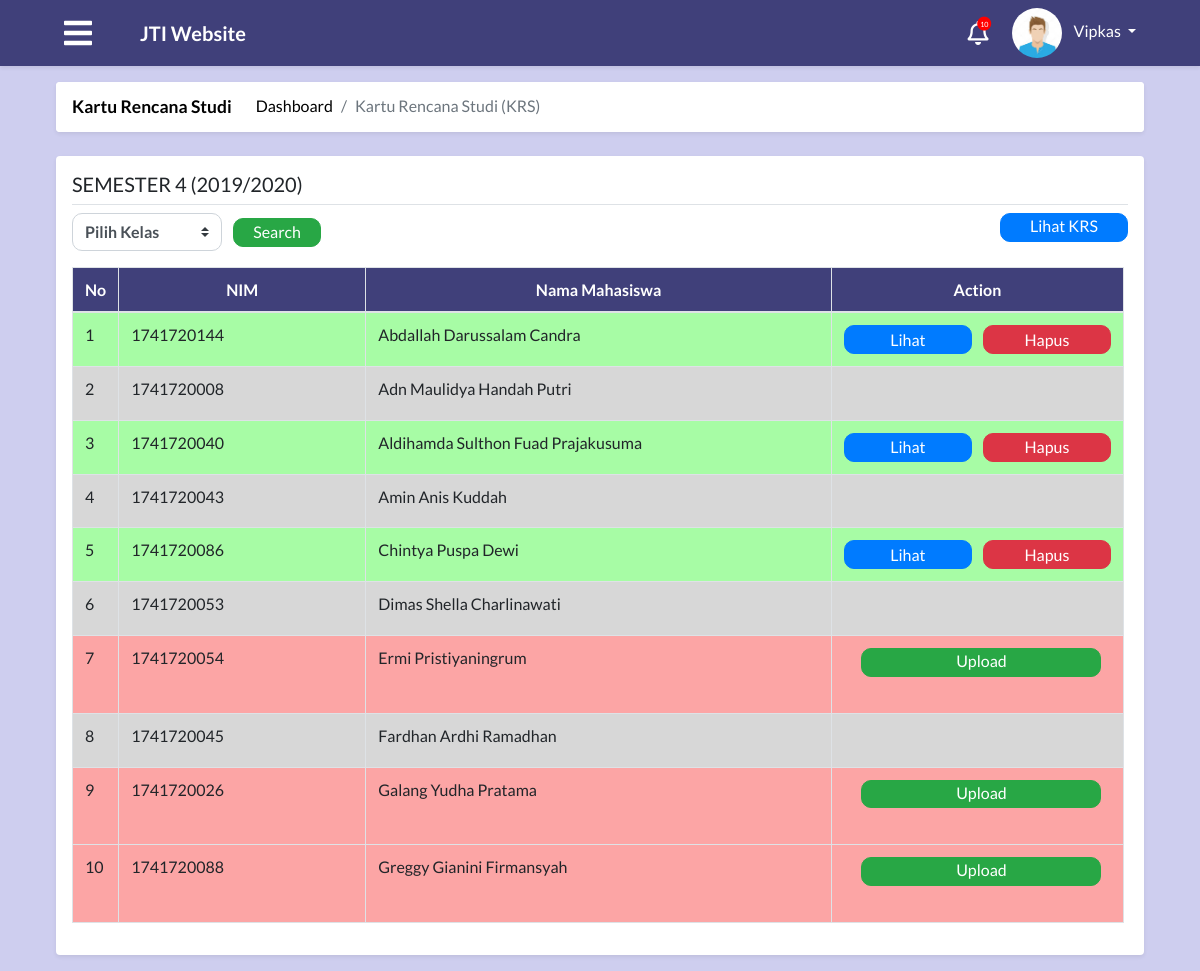
The page /module/index.php?module=krs (signed in) on the database its author committed.
### tables this page shows
CREATE TABLE `tabel_admin` (
  `id_admin` int(30) NOT NULL,
  `nama` varchar(50) NOT NULL,
  `nip` int(20) NOT NULL,
  `foto` text,
  `alamat` text,
  `tempat_lahir` varchar(50) DEFAULT NULL,
  `tangal_lahir` date DEFAULT NULL,
  `id_user` int(11) NOT NULL,
  `waktu_edit` datetime NOT NULL
);

CREATE TABLE `tabel_krs` (
  `id_krs` int(30) NOT NULL,
  `id_mahasiswa` int(30) DEFAULT NULL,
  `status_daftar_ulang` varchar(50) DEFAULT NULL,
  `gambar_krs` varchar(100) DEFAULT NULL,
  `id_semester` int(30) DEFAULT NULL,
  `status_verifikasi` varchar(50) DEFAULT NULL,
  `waktu_edit` datetime DEFAULT NULL
);

CREATE TABLE `tabel_mahasiswa` (
  `id_mahasiswa` int(30) NOT NULL,
  `id_prodi` int(30) NOT NULL,
  `id_kelas` int(30) NOT NULL,
  `id_semester` int(11) NOT NULL,
  `nim` varchar(50) NOT NULL,
  `nama` varchar(100) NOT NULL,
  `alamat` varchar(250) DEFAULT NULL,
  `jenis_kelamin` enum('laki-laki','perempuan') NOT NULL,
  `tempat_lahir` varchar(50) DEFAULT NULL,
  `tanggal_lahir` date DEFAULT NULL,
  `foto` text,
  `waktu_edit` datetime DEFAULT NULL,
  `id_user` int(11) NOT NULL,
  `waktu_tambah` timestamp NOT NULL DEFAULT CURRENT_TIMESTAMP
);

### process/proses_krsAdmin.php (called while the page is built, shortened)
<?php error_reporting(0);
function krsCari($con, $kelas)
{
    $krs = "SELECT DISTINCT tabel_krs.id_krs, tabel_mahasiswa.nim, tabel_mahasiswa.nama,
    tabel_krs.status_daftar_ulang, tabel_krs.gambar_krs, tabel_mahasiswa.id_kelas
    FROM tabel_krs INNER JOIN tabel_mahasiswa ON tabel_krs.id_mahasiswa = tabel_mahasiswa.id_mahasiswa
    AND tabel_mahasiswa.id_kelas='$kelas' WHERE tabel_krs.id_semester = '7'";
    $resultTampilKrs = mysqli_query($con, $krs);
    return $resultTampilKrs;
}
function minKelas($con){
	$minKelas = "select min(id_kelas) as minKelas from tabel_kelas";
	$resultMinKelas = mysqli_query($con, $minKelas);
	$rowMinKelas=mysqli_fetch_assoc($resultMinKelas);
	return $rowMinKelas["minKelas"];
}
                            ?><script>alert("Cek kembali ekstensi file anda (*.jpeg,*.jpg,*.png)"); </script><?php

### module/admin/krs/krsAdmin.php (the view, shortened to what this page needs)
<?php error_reporting(0);
  include "../config/connection.php";
  include "../process/proses_krsAdmin.php";
?>
<body onload="setup();">
    <main role="main" class="container-fluid">
        <div id="krsAdmin" class="row">
            <div class="col-md-12 p-0">
                <div class="m-2 bg-white shadow-sm rounded">
                    <nav aria-label="breadcrumb">
                        <ol class="breadcrumb">
                            <li class="pr-4 title"><a href="index.php?module=krs"><strong>Kartu Rencana
                                        Studi</strong></a></li>
                            <li class="breadcrumb-item"><a href="index.php?module=krs">Dashboard</a></li>
                            <li class="breadcrumb-item active" aria-current="page">Kartu Rencana Studi (KRS)</li>
                        </ol>
                    </nav>
                </div>
            </div>
            <div class="col-md-12 p-0">
            <div class="m-2 p-3 bg-white mb-3 rounded shadow-sm">
                <h5 class="border-bottom border-gray pb-2 mb-2">SEMESTER 4 (2019/2020)</h5>
                <div class="container-fluid mt-0 p-0 m-0">
                <form action="?module=krs" method="post">
                <div class="col-md-12 p-0">
                <select class="optionKelas custom-select" name="kelas" style="width:150px">
                <option value="0">Pilih Kelas</option>
                    </select>
                    <input type="submit" name="searchKrs" class="btn btn-cari btn-success ml-2" value="Search">
                    <a href="index.php?module=krsPerKelas" class="btn btn-lihat btn-primary float-right">Lihat
                    KRS</a>
                </div>
                    </form>
                        <div class="row scrollbar mr-0" id="cariKrs">
                            <div class="col-md-12 pr-1 d-flex justify-content-center">
                                <?php
                                    if(isset($_POST["searchKrs"])){
                                        $result=krsCari($con, $_POST["kelas"]);
                                    }
                                    else{
                                        $result=krsCari($con, minKelas($con));
                                    }
                                    if (mysqli_num_rows($result) > 0){
                                    ?>
                                    <table class="table tabel table-bordered">
                                    <thead class="text-white bg-blue">
                                    <tr>
                                        <th scope="col" style="text-align:center">No</th>
                                        <th scope="col" style="text-align:center; width: 300px">NIM</th>
                                        <th scope="col" style="text-align:center; width: 600px">Nama Mahasiswa</th>
                                        <th scope="col" style="text-align:center; width: 300px">Action</th>
                                    </tr>
                                    </thead>
                                    <tbody>
                                    <?php
                                        if(mysqli_num_rows($result) > 0){
                                        $index=1;
                                        while($row = mysqli_fetch_assoc($result)){
                                            if($row["status_daftar_ulang"]=="Sudah" && $row["gambar_krs"]==NULL){
                                                ?>
                                                <tr class="ukt-lunas-belum-upload">
                                                <td><?php echo $index ?></td>
                                                <td><?php echo $row["nim"]?></td>
                                                <td><?php echo $row["nama"]?></td>
                                                <td>
                                                <center>
                                                <form action="../process/proses_krsAdmin.php?module=krs&act=updateFoto" method="POST" enctype="multipart/form-data" id="formFoto">
                                                    <label class="btn btn-upload btn-success ml-2" name="upload">
                                                Upload<input type="file" name="foto" id="foto" onchange="this.form.submit()" style="display: none;">
                                                </label>
                                                </form>
                                                </center>
                                                </td>
                                            </tr>
                                            <?php
                                            } else if($row["status_daftar_ulang"]=="Belum"){
                                                ?>
                                                <tr class="ukt-belum-lunas">
                                                <td><?php echo $index ?></td>
                                                <td><?php echo $row["nim"]?></td>
                                                <td><?php echo $row["nama"]?></td>
                                                <td>
                                                </td>
                                                </tr>
                                                <?php
                                            } else if($row["status_daftar_ulang"]=="Sudah" && $row["gambar_krs"]!=NULL){
                                                ?>
                                                <tr class="ukt-lunas-sudah-upload">
                                                <td><?php echo $index ?></td>
                                                <td><?php echo $row["nim"]?></td>
                                                <td><?php echo $row["nama"]?></td>
                                                <td>
                                                <center>
                                                <button type="button" class="btn btn-lihat btn-primary lihat-krs tmbl-lihat mr-9" id="<?php echo $row["id_krs"];?>" data-toggle="modal"
                                                data-target="#modalGambar">Lihat</button>
                                                <button type="button" class="btn btn-danger btn-hapus hapus-krs ml-2" id="<?php echo $row["id_krs"];?>"
                                                data-toggle="modal" data-target="#modalHapus">Hapus</button>
                                                </center>
                                                </td>
                                            </tr>
                                            <?php
                                            }
                                            $index++;
                                        }
                                        ?>
                                        </tbody>
                                        </table>
                                        <?php
                                        }
                                        }
                                    ?>
                                    </div>
                                    </div>
                                </div>
                            </div>
                            </div>
                            </div>
                            </div>

### module/index.php (shortened to what this page needs)
<?php
include "../process/proses_modalPengaturan.php";
$level = $_SESSION['level'];
$idUser = $_SESSION['id'];
?>
<?php
switch ($level) {
  case 'admin':
    $queryUser = "SELECT a.*, b.* FROM tabel_user a, tabel_admin b WHERE a.id_user=$idUser and a.id_user=b.id_user";
    $resultUser = mysqli_query($con, $queryUser);
    $rowUser = mysqli_fetch_assoc($resultUser);
    $namaUser = $rowUser["nama"];
    break;
}
?>
<!DOCTYPE html>
<html>
<head>
  <?php
  include "../config/styles.php";
  ?>
</head>
<body>
    <nav class="app-navbar navbar navbar-expand-md navbar-dark bg-blue shadow-sm sticky-top mb-2">
      <?php
      if ($level == "admin") {
        ?>
        <a class="ml-5 mr-5" id="navigation-admin-btn"> <i class="fas fa-bars text-white burger-icon"></i></a>
      <?php
    } else {
      ?>
        <a class="ml-5 mr-5" id="navigation-btn"> <i class="fas fa-bars text-white burger-icon"></i></a>
      <?php
    }
    ?>
      <a class="navbar-brand " href="index.php?module=home"><b>JTI Website</b></a>
      <div class="collapse navbar-collapse" id="navbarCollapse">
        <i class="notification-icon text-white far fa-bell" onclick="location.href='index.php?module=notifikasi';">
          <span class="fas fa-circle notification-bubble"></span>
          <span class="notification-bubble-num">10</span>
        </i>
        <div class="dropdown mr-5">
          <img class="dropdown-toggle nav-profile-photo ml-4 " src="../attachment/img/<?php echo ($rowUser['foto'] == null)? 'avatar.jpeg' : $rowUser['foto'] ; ?>" data-toggle="dropdown" aria-haspopup="true" aria-expanded="false" style="width:50px;height:50px;border-radius:50%;">
          <a href="#" class="dropdown-toggle ml-2 profile-link" id="dropdownMenuButton" data-toggle="dropdown" aria-haspopup="true" aria-expanded="false"><?php echo ($namaUser); ?>&nbsp;<b class="caret"></b></a>
        </div>
      </div>
    </nav>
    <div class="container-fluid px-5">
      <?php
      $module = $_GET["module"];
      if ($level == "mahasiswa") {
        switch ($module) {
          case "home":
            include "mahasiswa/home.php";
            break;
          case "kompenAbsen":
            include "mahasiswa/kompenAbsen.php";
            break;
          case "coba":
            include "mahasiswa/coba.php";
            break;
          case "krs":
            include "mahasiswa/krs.php";
            break;
          case "jadwal":
            include "mahasiswa/jadwal.php";
            break;
          case "nilai":
            include "mahasiswa/nilai.php";
            break;
          case "nilaiError":
            include "mahasiswa/nilaiError.php";
            break;
          case "kelasKosong":
            include "mahasiswa/kelasKosong.php";
            break;
          case "notifikasi":
            include "notifikasi.php";
            break;
          default:
            include "404.php";
        }
      } else if ($level == "admin") {
        switch ($module) {
          case "krs":
            include "admin/krs/krsAdmin.php";
            break;
        }
      }
        ?>
</body>
</html>

### css/style.css (style rules this page uses)
* { font-family: "Lato"; }
body, html { margin: 0; padding: 0; }
body { background-color: #ceceef !important; }
.app-navbar { z-index: 0; }
.burger-icon { font-size: 2em; }
.notification-icon { font-size: 1.5em; position: relative; cursor: pointer; }
.notification-bubble { position: absolute; font-size: 0.6em; top: -4px; color: red; right: -3px; }
.notification-bubble-num { position: absolute; font-size: 0.3em; top: 0px; color: #ffffff; right: 0px; }
.profile-link:link { color: #ffffff; text-decoration: none; }
.profile-link { color: #ffffff; text-decoration: none; }
.nav-profile-photo { width: 2.5em; border-radius: 50%; }
.app-navbar { z-index: 1; }
.bg-blue { background-color: #40407a; }
#navigation-btn, #navigation-admin-btn, .pointer { cursor: pointer; }
.breadcrumb a { text-decoration: none; color: black; }
.breadcrumb { background: white; }

### css/login.css (style rules this page uses)
body { padding-top: 0 !important; }

### css/kelasKosong.css (style rules this page uses)
#kelasKosong .btn-hari, .btn-cari { border-radius: 10px; width: 5.5em; height: 1.8em; padding: 0; }

### css/notifikasi.css (style rules this page uses)
td { border-top: 2px solid rgb(187, 187, 187); border-bottom: 2px solid rgb(187, 187, 187); }

### css/dataMahasiswa.css (style rules this page uses)
#dataMahasiswa .btn-load, .btn-loading, .btn-edit, .btn-hapus, .btn-tambahkan { border-radius: 10px; width: 7em; height: 1.8em; padding: 0; }

### css/krsAdmin.css (style rules this page uses)
#krsAdmin .optionKelas { box-sizing: border-box; border-radius: 10px; font-weight: bold; }
#krsAdmin .breadcrumb a { text-decoration: none; color: black; }
#krsAdmin .breadcrumb { background: white; }
#krsAdmin .title { font-size: 1.09em; }
#krsAdmin .btn-cari { border-radius: 10px; width: 5.5em; height: 1.8em; padding: 0; }
#krsAdmin .btn-lihat, .btn-hapus, .btn-ya, .btn-tidak { border-radius: 10px; width: 8em; height: 1.8em; padding: 0; }
#krsAdmin .btn-upload { border-radius: 10px; width: 15em; height: 1.8em; padding: 0; }
#krsAdmin .ukt-lunas-sudah-upload { background-color: #A7FCA5; }
#krsAdmin .ukt-lunas-belum-upload { background-color:#FCA5A5; }
#krsAdmin .ukt-belum-lunas { background-color: rgba(189, 189, 189, 0.6); }

### rows shown on the page
tabel_admin: nama "Vipkas"
tabel_krs: id_mahasiswa.nim "1741720144", id_mahasiswa.nama "Abdallah Darussalam Candra"
tabel_krs: id_mahasiswa.nim "1741720008", id_mahasiswa.nama "Adn Maulidya Handah Putri"
tabel_krs: id_mahasiswa.nim "1741720040", id_mahasiswa.nama "Aldihamda Sulthon Fuad Prajakusuma"
tabel_krs: id_mahasiswa.nim "1741720043", id_mahasiswa.nama "Amin Anis Kuddah"
tabel_krs: id_mahasiswa.nim "1741720086", id_mahasiswa.nama "Chintya Puspa Dewi"
tabel_krs: id_mahasiswa.nim "1741720053", id_mahasiswa.nama "Dimas Shella Charlinawati"
tabel_krs: id_mahasiswa.nim "1741720054", id_mahasiswa.nama "Ermi Pristiyaningrum"
tabel_krs: id_mahasiswa.nim "1741720045", id_mahasiswa.nama "Fardhan Ardhi Ramadhan"
tabel_krs: id_mahasiswa.nim "1741720026", id_mahasiswa.nama "Galang Yudha Pratama"
tabel_krs: id_mahasiswa.nim "1741720088", id_mahasiswa.nama "Greggy Gianini Firmansyah"
